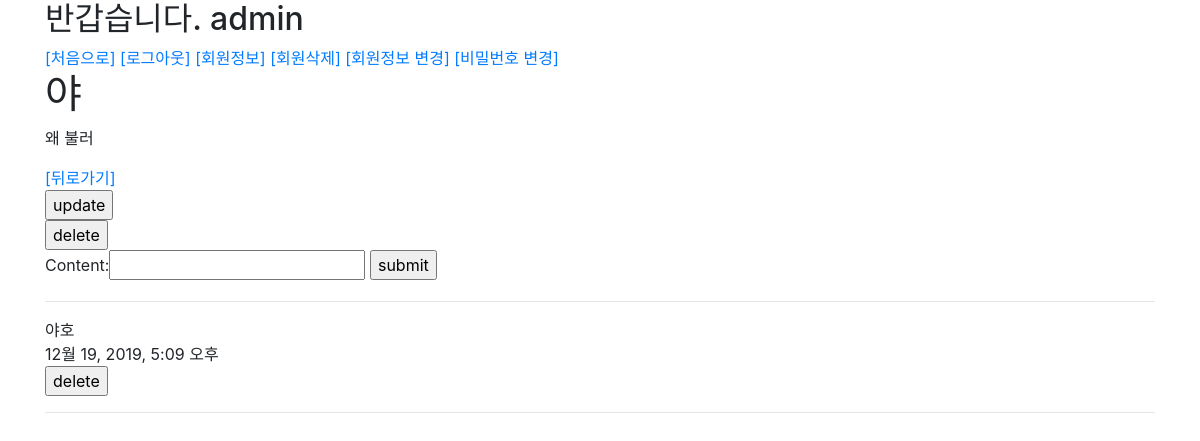
The page /articles/2/ (signed in) on the database as committed earlier.
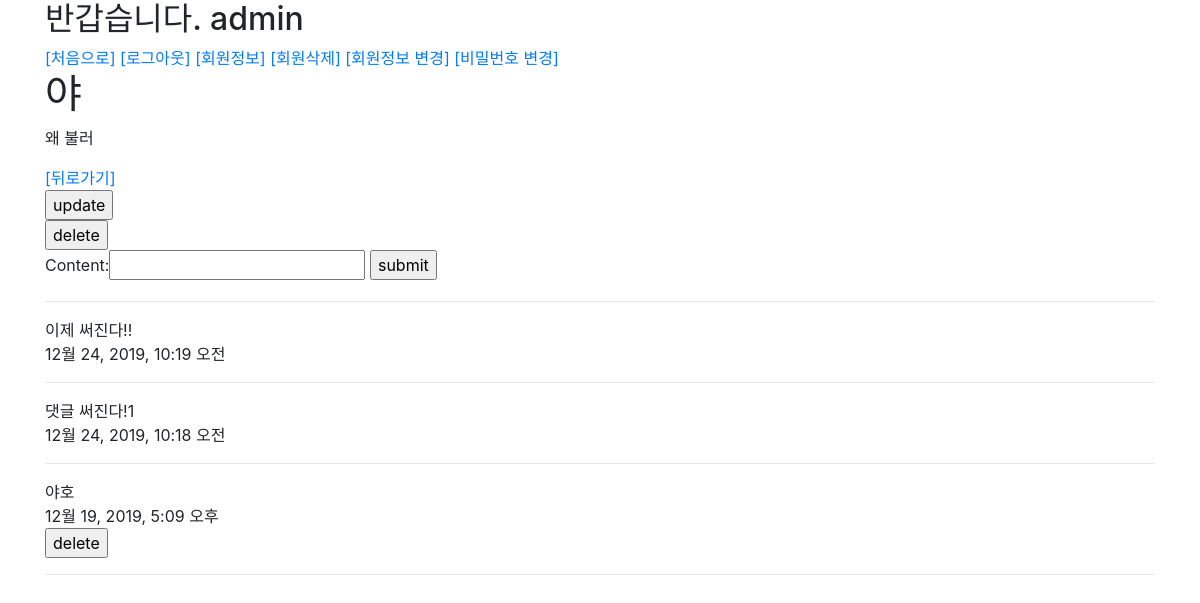
The same page on the database as committed later.
### articles/models.py (models this page shows, shortened)
class Comment(models.Model):
    article = models.ForeignKey(Article, on_delete=models.CASCADE)
    user = models.ForeignKey(settings.AUTH_USER_MODEL, on_delete=models.CASCADE)
    content = models.CharField(max_length=150)
    created_at = models.DateTimeField(auto_now_add=True)
    updated_at = models.DateTimeField(auto_now=True)
    class Meta:
        ordering = ('-pk',)

### articles/views.py (the view)
# urls.py: path('<int:article_pk>/', views.detail, name='detail'),
def detail(request, article_pk):
    article = get_object_or_404(Article, pk=article_pk)
    comments = article.comment_set.all()
    comment_form = CommentForm()
    context = {'article': article, 'comment_form': comment_form, 'comments': comments,}
    return render(request, 'articles/detail.html', context)

### articles/forms.py
class CommentForm(forms.ModelForm):
    class Meta:
        model = Comment
        fields = ('content',)

### articles/templates/articles/detail.html (shortened to what this page needs)
{% extends 'base.html' %}
{% block content %}
<h1>{{ article.title }}</h1>
<p>{{ article.content }}</p>
<a href="{% url 'articles:index' %}">[뒤로가기]</a>
<form action="{% url 'articles:update' article.pk %}">
<input type="submit" value="update">
</form>
<form action="{% url 'articles:delete' article.pk %}" method="POST">
<input type="submit" value="delete">
</form>
<form action="{% url 'articles:comment_create' article.pk %}" method="POST">
{{ comment_form }}
<input type="submit" value="submit">
</form>
<hr>
{% for comment in comments %}
  {{ comment.content }}<br>
  {{ comment.created_at }}
  {% if request.user == comment.user %}
    <form action="{% url 'articles:comment_delete' article.pk comment.pk %}" method="POST">
      <input type="submit" value="delete">
    </form>
  {% endif %}
<hr>
{% endfor %}
{% endblock content %}

Rows that differ between the two databases and show on the page:
added Comment: content "이제 써진다!!", created_at "12월 24, 2019, 10:19 오전"
added Comment: content "댓글 써진다!1", created_at "12월 24, 2019, 10:18 오전"
